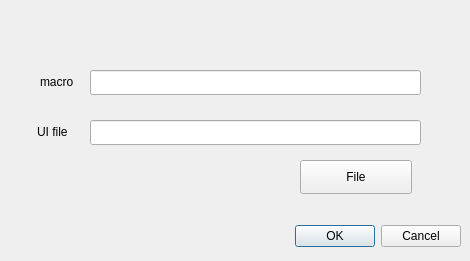
<?xml version="1.0" encoding="UTF-8"?>
<ui version="4.0">
 <class>screensaver_dialog</class>
 <widget class="QDialog" name="screensaver_dialog">
  <property name="geometry">
   <rect>
    <x>0</x>
    <y>0</y>
    <width>470</width>
    <height>261</height>
   </rect>
  </property>
  <property name="windowTitle">
   <string>caQtDM Saver Settings</string>
  </property>
  <widget class="QDialogButtonBox" name="buttonBox">
   <property name="geometry">
    <rect>
     <x>20</x>
     <y>220</y>
     <width>441</width>
     <height>32</height>
    </rect>
   </property>
   <property name="orientation">
    <enum>Qt::Horizontal</enum>
   </property>
   <property name="standardButtons">
    <set>QDialogButtonBox::Cancel|QDialogButtonBox::Ok</set>
   </property>
  </widget>
  <widget class="QLineEdit" name="macro_edit">
   <property name="geometry">
    <rect>
     <x>90</x>
     <y>70</y>
     <width>331</width>
     <height>25</height>
    </rect>
   </property>
  </widget>
  <widget class="QLabel" name="label">
   <property name="geometry">
    <rect>
     <x>40</x>
     <y>72</y>
     <width>51</width>
     <height>19</height>
    </rect>
   </property>
   <property name="text">
    <string>macro</string>
   </property>
  </widget>
  <widget class="QLabel" name="label_2">
   <property name="geometry">
    <rect>
     <x>37</x>
     <y>122</y>
     <width>51</width>
     <height>19</height>
    </rect>
   </property>
   <property name="text">
    <string>UI file</string>
   </property>
  </widget>
  <widget class="QLineEdit" name="uifile_edit">
   <property name="geometry">
    <rect>
     <x>90</x>
     <y>120</y>
     <width>331</width>
     <height>25</height>
    </rect>
   </property>
  </widget>
  <widget class="QPushButton" name="pushButton">
   <property name="geometry">
    <rect>
     <x>300</x>
     <y>160</y>
     <width>112</width>
     <height>34</height>
    </rect>
   </property>
   <property name="text">
    <string>File</string>
   </property>
  </widget>
 </widget>
 <resources/>
 <connections>
  <connection>
   <sender>buttonBox</sender>
   <signal>accepted()</signal>
   <receiver>screensaver_dialog</receiver>
   <slot>accept()</slot>
   <hints>
    <hint type="sourcelabel">
     <x>248</x>
     <y>254</y>
    </hint>
    <hint type="destinationlabel">
     <x>157</x>
     <y>274</y>
    </hint>
   </hints>
  </connection>
  <connection>
   <sender>buttonBox</sender>
   <signal>rejected()</signal>
   <receiver>screensaver_dialog</receiver>
   <slot>reject()</slot>
   <hints>
    <hint type="sourcelabel">
     <x>316</x>
     <y>260</y>
    </hint>
    <hint type="destinationlabel">
     <x>286</x>
     <y>274</y>
    </hint>
   </hints>
  </connection>
 </connections>
</ui>
